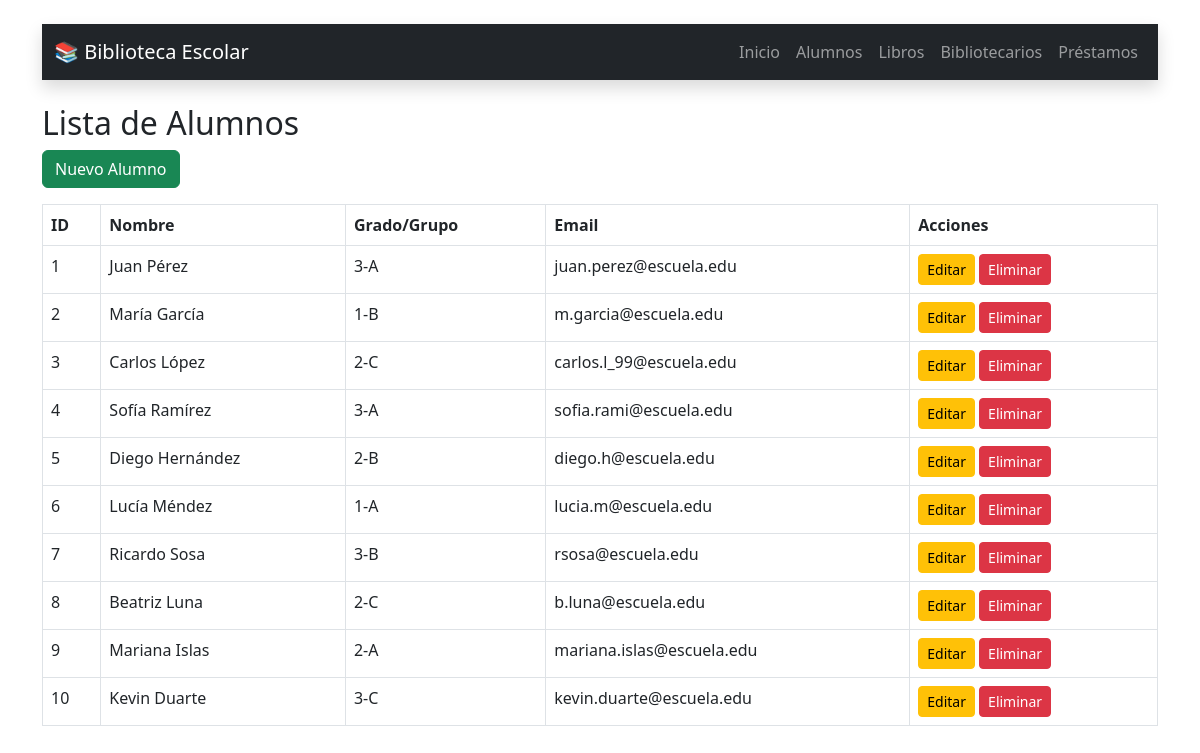
/alumnos.php, run on the app's committed database.
### tables this page shows
CREATE TABLE IF NOT EXISTS `alumno` (
  `id_alumno` int NOT NULL AUTO_INCREMENT,
  `nombre` varchar(100) NOT NULL,
  `grado_grupo` varchar(20) DEFAULT NULL,
  `email` varchar(100) NOT NULL,
  PRIMARY KEY (`id_alumno`),
  UNIQUE KEY `email` (`email`)
);

### alumnos.php (the view, shortened to what this page needs)
<?php include 'config.php'; ?>
<!DOCTYPE html>
<html>
<head>
    <link rel="stylesheet" href="https://cdn.jsdelivr.net/npm/bootstrap@5.3.0/dist/css/bootstrap.min.css">
</head>
<body class="container mt-4">
    <?php include 'navbar.php'; ?>
    <h2>Lista de Alumnos</h2>
    <a href="alumnos_form.php" class="btn btn-success mb-3">Nuevo Alumno</a>
    <table class="table table-bordered">
        <thead>
            <tr>
                <th>ID</th>
                <th>Nombre</th>
                <th>Grado/Grupo</th>
                <th>Email</th>
                <th>Acciones</th>
            </tr>
        </thead>
        <tbody>
            <?php
            $stmt = $pdo->query("SELECT * FROM alumno");
            while ($row = $stmt->fetch()) {
                echo "<tr>
                    <td>{$row['id_alumno']}</td>
                    <td>{$row['nombre']}</td>
                    <td>{$row['grado_grupo']}</td>
                    <td>{$row['email']}</td>
                    <td>
                        <a href='alumnos_form.php?id={$row['id_alumno']}' class='btn btn-warning btn-sm'>Editar</a>
                        <a href='alumnos.php?delete={$row['id_alumno']}' class='btn btn-danger btn-sm' onclick='return confirm(\"¿Borrar?\")'>Eliminar</a>
                    </td>
                </tr>";
            }
            ?>
        </tbody>
    </table>
</body>
</html>

### navbar.php (shortened to what this page needs)
<nav class="navbar navbar-expand-lg navbar-dark bg-dark mb-4 shadow">
  <div class="container">
    <a class="navbar-brand" href="index.php">
      <span>📚</span> Biblioteca Escolar
    </a>
    <div class="collapse navbar-collapse" id="navbarNav">
      <ul class="navbar-nav ms-auto">
        <li class="nav-item">
          <a class="nav-link" href="index.php">Inicio</a>
        </li>
        <li class="nav-item">
          <a class="nav-link" href="alumnos.php">Alumnos</a>
        </li>
        <li class="nav-item">
          <a class="nav-link" href="libros.php">Libros</a>
        </li>
        <li class="nav-item">
          <a class="nav-link" href="bibliotecarios.php">Bibliotecarios</a>
        </li>
        <li class="nav-item">
          <a class="nav-link" href="prestamos.php">Préstamos</a>
        </li>
      </ul>
    </div>
  </div>
</nav>

### data on the page
alumno: id_alumno "1", nombre "Juan Pérez", grado_grupo "3-A", email "juan.perez@escuela.edu"
alumno: id_alumno "2", nombre "María García", grado_grupo "1-B", email "m.garcia@escuela.edu"
alumno: id_alumno "3", nombre "Carlos López", grado_grupo "2-C", email "carlos.l_99@escuela.edu"
alumno: id_alumno "4", nombre "Sofía Ramírez", grado_grupo "3-A", email "sofia.rami@escuela.edu"
alumno: id_alumno "5", nombre "Diego Hernández", grado_grupo "2-B", email "diego.h@escuela.edu"
alumno: id_alumno "6", nombre "Lucía Méndez", grado_grupo "1-A", email "lucia.m@escuela.edu"
alumno: id_alumno "7", nombre "Ricardo Sosa", grado_grupo "3-B", email "rsosa@escuela.edu"
alumno: id_alumno "8", nombre "Beatriz Luna", grado_grupo "2-C", email "b.luna@escuela.edu"
alumno: id_alumno "9", nombre "Mariana Islas", grado_grupo "2-A", email "mariana.islas@escuela.edu"
alumno: id_alumno "10", nombre "Kevin Duarte", grado_grupo "3-C", email "kevin.duarte@escuela.edu"
